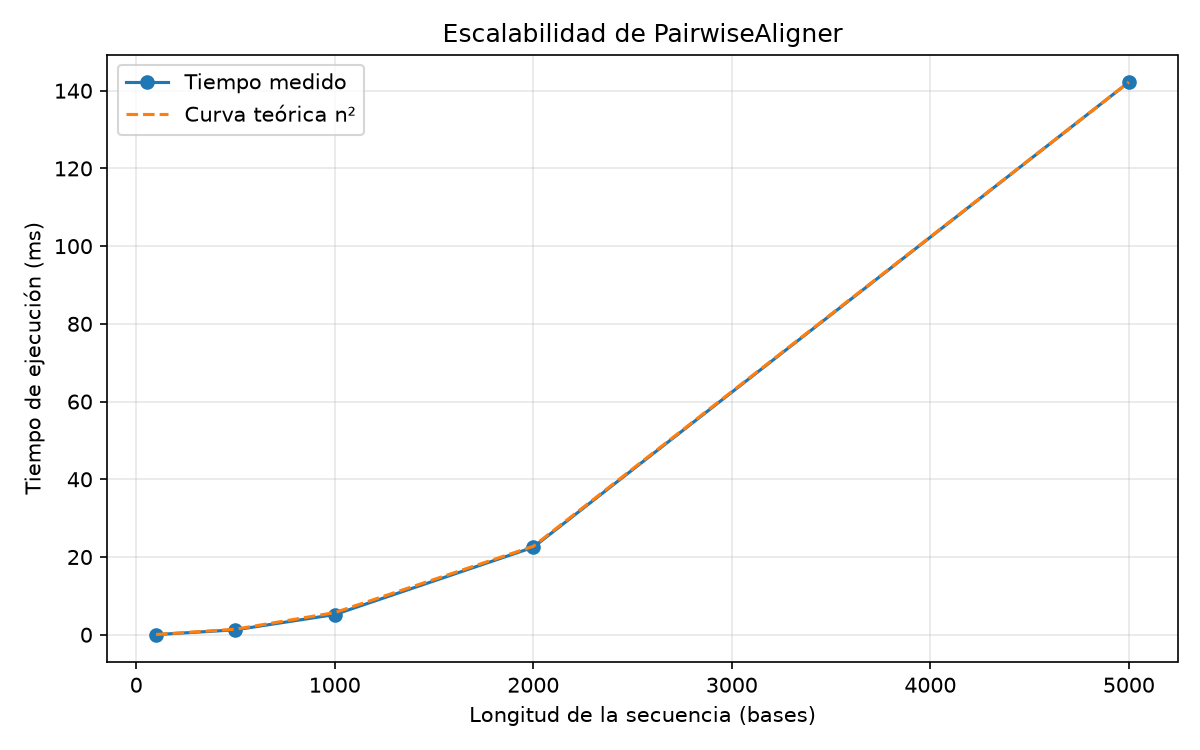

Python code for this plot:
"""Ejercicio 3: cuánto tarda PairwiseAligner según la longitud de las secuencias."""
import random
import time
from pathlib import Path

import matplotlib.pyplot as plt
from Bio import Align

carpeta = Path(__file__).resolve().parent

random.seed(42)  # para que las secuencias sean siempre las mismas
tamanos = [100, 500, 1000, 2000, 5000]
repeticiones = 3  # se repite cada medida y se guarda la mejor, para reducir el ruido


def secuencia_aleatoria(longitud):
    return "".join(random.choices("ACGT", k=longitud))


alineador = Align.PairwiseAligner()
alineador.mode = "global"

tiempos = []
for n in tamanos:
    seq1 = secuencia_aleatoria(n)
    seq2 = secuencia_aleatoria(n)

    medidas = []
    for _ in range(repeticiones):
        inicio = time.perf_counter()
        alineamientos = alineador.align(seq1, seq2)
        primero = alineamientos[0]  # fuerza a reconstruir un alineamiento óptimo
        fin = time.perf_counter()
        medidas.append((fin - inicio) * 1000)  # de segundos a milisegundos

    tiempos.append(min(medidas))
    print(f"n = {n:5}  ->  {tiempos[-1]:10.2f} ms")

# Si el coste es O(n²), al multiplicar n por k el tiempo se multiplica por k²
print("\nComprobación del crecimiento:")
for i in range(1, len(tamanos)):
    k = tamanos[i] / tamanos[i - 1]
    print(f"n x {k:.1f}: tiempo x {tiempos[i] / tiempos[i - 1]:6.1f} "
          f"(esperado si O(n²): {k ** 2:5.1f})")

# Curva teórica n² ajustada al punto más grande
constante = tiempos[-1] / tamanos[-1] ** 2
teorica = [constante * n ** 2 for n in tamanos]

# Extrapolación a 1 millón de bases
horas = constante * 1_000_000 ** 2 / 1000 / 3600
print(f"\nEstimación para n = 1.000.000: {horas:.1f} horas")
print(f"Celdas de la matriz con n = 1.000.000: {1_000_000 ** 2:.0e}")

plt.figure(figsize=(8, 5))
plt.plot(tamanos, tiempos, "o-", label="Tiempo medido")
plt.plot(tamanos, teorica, "--", label="Curva teórica n²")
plt.xlabel("Longitud de la secuencia (bases)")
plt.ylabel("Tiempo de ejecución (ms)")
plt.title("Escalabilidad de PairwiseAligner")
plt.legend()
plt.grid(alpha=0.3)
plt.tight_layout()
plt.savefig(carpeta / "ejercicio3_tiempos.png", dpi=150)
print("Gráfico guardado en ejercicio3_tiempos.png")
